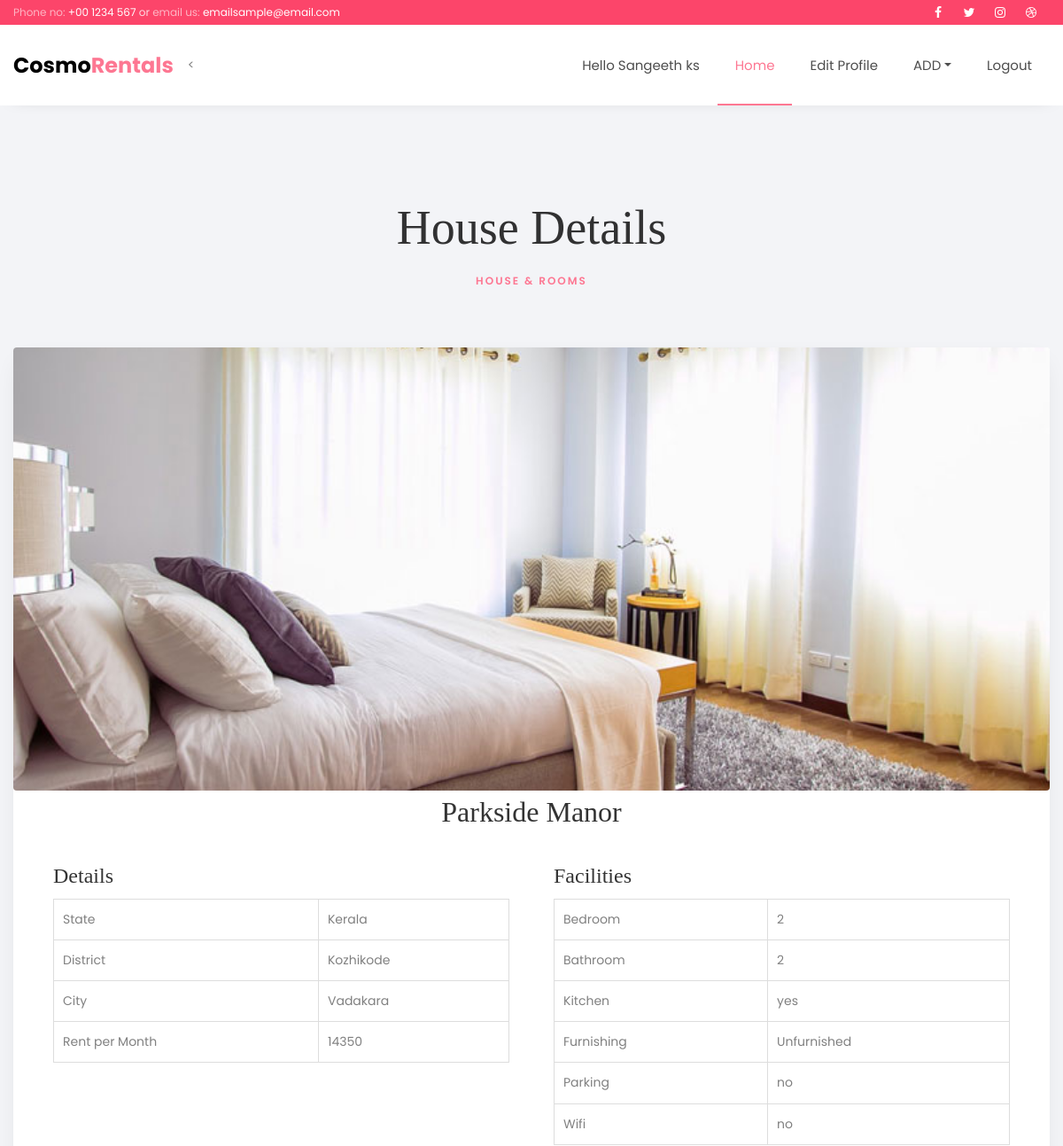
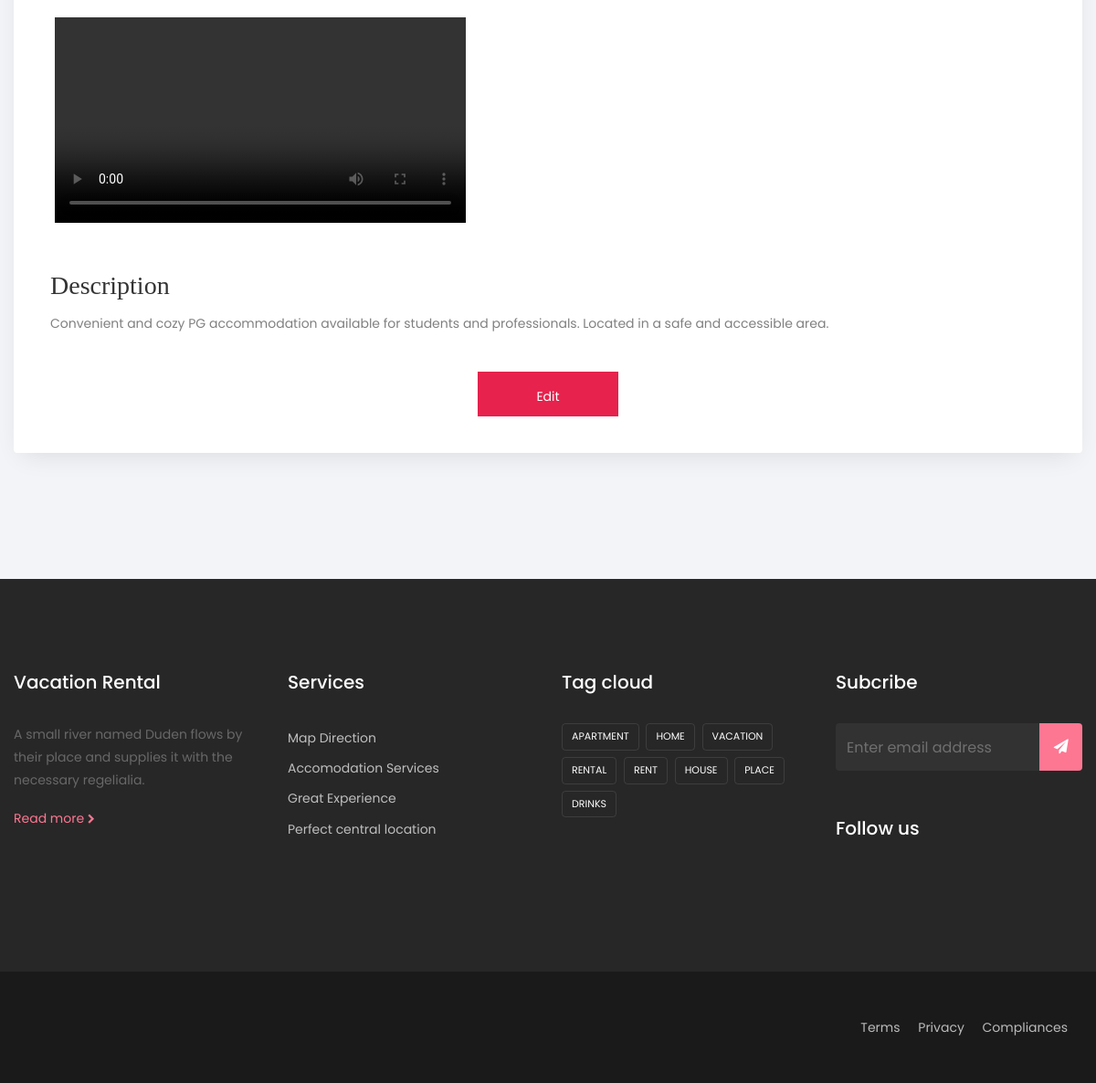
The app's page /owner/apartment.php?pg_id=3 (signed in) with its own data (2 pictures, top to bottom).
### tables this page shows
CREATE TABLE `owner` (
  `reg_id` int(20) NOT NULL,
  `fname` varchar(50) NOT NULL,
  `phno` varchar(10) NOT NULL,
  `email` varchar(50) NOT NULL,
  `owner_address` varchar(100) NOT NULL,
  `id_proof` varchar(150) NOT NULL,
  `owner_state` varchar(20) NOT NULL,
  `district` varchar(20) NOT NULL,
  `city` varchar(20) NOT NULL,
  `login_id` int(20) NOT NULL
);

CREATE TABLE `add_pg` (
  `pg_id` int(11) NOT NULL,
  `pg_name` varchar(50) NOT NULL,
  `pg_address` varchar(100) NOT NULL,
  `pg_state` varchar(20) NOT NULL,
  `pg_district` varchar(20) NOT NULL,
  `pg_city` varchar(20) NOT NULL,
  `pg_img` varchar(150) NOT NULL,
  `pg_vid` varchar(150) NOT NULL,
  `pg_price` int(11) NOT NULL,
  `pg_description` varchar(500) NOT NULL,
  `pg_owner` int(11) NOT NULL,
  `pg_bedroom` varchar(10) NOT NULL,
  `pg_bathroom` varchar(10) NOT NULL,
  `pg_kitchen` varchar(10) NOT NULL,
  `pg_furnishing` varchar(30) NOT NULL,
  `pg_parking` varchar(10) NOT NULL,
  `pg_wifi` varchar(10) NOT NULL
);

### owner/apartment.php (the view, shortened to what this page needs)
<!DOCTYPE html>
<html lang="en">
<head>
</head>
<body>
  <?php include "header.php"; ?>
  <nav class="navbar navbar-expand-lg navbar-dark ftco_navbar bg-dark ftco-navbar-light" id="ftco-navbar">
	    <div class="container">
	    	<a class="navbar-brand" href="index.html">Cosmo<span>Rentals</span></a>
	      <div class="collapse navbar-collapse" id="ftco-nav">
        <<?php
		include '../connection.php';
		$log=$_SESSION['login_id'];
		$result="SELECT fname FROM owner WHERE login_id='$log' ";
		$sql=mysqli_query($conn,$result);
		$data=mysqli_fetch_array($sql)
		?>
	        <ul class="navbar-nav ml-auto">
				<li class="nav-item"> <span class="nav-link">Hello <?php echo $data['fname'];?></span></li>
	        	<li class="nav-item active"><a href="index.php" class="nav-link">Home</a></li>
	        	<li class="nav-item"><a href="edit.php" class="nav-link">Edit Profile</a></li>
			  <nav>
  <ul class="navbar-nav">
    <li class="nav-item dropdown">
      <a href="#" class="nav-link dropdown-toggle">ADD</a>
    </li>
  </ul>
</nav>
			  <li class="nav-item"><a href="logout.php" class="nav-link">Logout</a></li>
	        </ul>
	      </div>
	    </div>
	  </nav>
  <section class="ftco-section bg-light">
    <div class="container">
      <div class="row justify-content-center pb-5 mb-3">
        <div class="col-md-7 heading-section text-center ftco-animate">
          <h2>House Details</h2>
          <span class="subheading">House &amp; Rooms</span>
        </div>
      </div>
      <div class="row d-flex">
        <?php
        if (isset($_GET['pg_id'])) {
          $pg_id = intval($_GET['pg_id']);
          include '../connection.php';
          $result = "SELECT * FROM add_pg WHERE pg_id=$pg_id";
          $sql = mysqli_query($conn, $result);
          if ($sql && mysqli_num_rows($sql) > 0) {
            while ($data = mysqli_fetch_array($sql)) {
        ?>
               <div class="col-md-12 d-flex ftco-animate">
                <div class="blog-entry align-self-stretch" style="height:auto; width: 100%; align-items:center;">
                  <a href="blog-single.html" class="block-20 rounded" style="background-image: url('images/<?php echo $data['pg_img']; ?>'); height:500px;">
                  </a>
                  <center><h2><?php echo $data['pg_name']; ?></h2></center>
                  <div class="table-container">
                    <div class="col-lg-12">
                      <table>
                        <h4>Details</h4>
                        <tr>
                          <td>State</td>
                          <td><?php echo $data['pg_state']; ?></td>
                        </tr>
                        <tr>
                          <td>District</td>
                          <td><?php echo $data['pg_district']; ?></td>
                        </tr>
                        <tr>
                          <td>City</td>
                          <td><?php echo $data['pg_city']; ?></td>
                        </tr>
                        <tr>
                          <td>Rent per Month</td>
                          <td><?php echo $data['pg_price']; ?></td>
                        </tr>
                      </table>
                    </div>
                    <div class="col-lg-12">
                      <table>
                        <h4>Facilities</h4>
                        <tr>
                          <td>Bedroom</td>
                          <td><?php echo $data['pg_bedroom']; ?></td>
                        </tr>
                        <tr>
                          <td>Bathroom</td>
                          <td><?php echo $data['pg_bathroom']; ?></td>
                        </tr>
                        <tr>
                          <td>Kitchen</td>
                          <td><?php echo $data['pg_kitchen']; ?></td>
                        </tr>
                        <tr>
                          <td>Furnishing</td>
                          <td><?php echo $data['pg_furnishing']; ?></td>
                        </tr>
                        <tr>
                          <td>Parking</td>
                          <td><?php echo $data['pg_parking']; ?></td>
                        </tr>
                        <tr>
                          <td>Wifi</td>
                          <td><?php echo $data['pg_wifi']; ?></td>
                        </tr>
                      </table>
                    </div>
                    <div class="col-lg-12">
                      <table>
                      <tr>
                          <video width ="450" controls>
                            <source src="../images/<?php echo $data['pg_vid'];?>" height="500" width="500" type="video/mp4">
                          </video>
                        </tr>
                      </table>
                    </div>
                  </div>
                  <div class="about">
                    <h3>Description</h3>
                    <p><?php echo $data['pg_description']; ?></p>
                  </div>
                  <center><a href="pg_edit.php?id=<?php echo $data['pg_id']?>"><button style="margin-bottom: 40px;">Edit</button></a></center>
                </div>
              </div>
        <?php
            }
          } else {
            echo "<p>No details found for the specified apartment.</p>";
          }
        } else {
          echo "<p>No apartment ID specified.</p>";
        }
        ?>
      </div>
    </div>
  </section>
  <?php include "footer.php"; ?>
</body>
</html>

### owner/apartment.php (style rules this page uses)
body { font-family: Arial, sans-serif; }
table { width: 100%; border-collapse: separate; border-spacing: 10px; }
h4 { font-size: 1rem; margin-bottom: 10px; }
td, th { border: 1px solid #dddddd; text-align: left; padding: 10px; }
.table-container { display: grid; grid-template-columns: 1fr 1fr; gap: 20px; margin: 30px; }
.about { margin: 40px; }
button { position: relative; background-color: rgb(230, 34, 77); border-radius: 5px; padding: 15px; background-repeat: no-repeat; cursor: pointer; box-sizing: border-box; width: 154px; height: 49px; color: #fff; border: none; font-size: 20px; transition: all 0.3s ease-in-out; z-index: 1; overflow: hidden; }
button::before { content: ""; background-color: rgb(248, 50, 93); width: 0; height: 100%; position: absolute; top: 0; left: 0; z-index: -1; transition: width 700ms ease-in-out; display: inline-block; }

### records on screen
owner: fname "Sangeeth ks"
add_pg: pg_img (picture), pg_name "Parkside Manor", pg_state "Kerala", pg_district "Kozhikode", pg_city "Vadakara", pg_price "14350", pg_bedroom "2", pg_bathroom "2", pg_kitchen "yes", pg_furnishing "Unfurnished", pg_parking "no", pg_wifi "no", pg_description "Convenient and cozy PG accommodation available for students and professionals. Located in a safe and accessible area."
